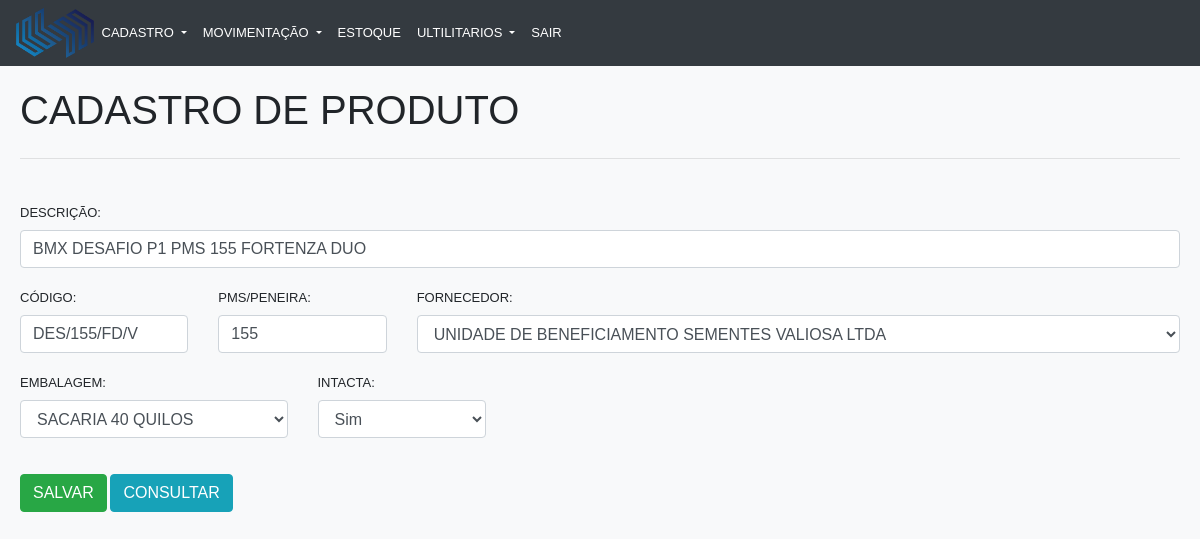
/crud/produto_Salvar.php?id=1 (signed in), run on the app's committed database.
### tables this page shows
CREATE TABLE IF NOT EXISTS `produto` (
  `id` int(10) NOT NULL AUTO_INCREMENT,
  `descricao` varchar(50) NOT NULL,
  `pms` int(4) NOT NULL,
  `codigo` varchar(20) NOT NULL,
  `intacta` tinyint(1) DEFAULT NULL,
  `id_Fornecedor` int(10) NOT NULL,
  `id_Embalagem` int(10) NOT NULL,
  PRIMARY KEY (`id`),
  KEY `fk_Fornecedor` (`id_Fornecedor`),
  KEY `fk_Embalagem` (`id_Embalagem`),
  CONSTRAINT `fk_Embalagem` FOREIGN KEY (`id_Embalagem`) REFERENCES `embalagem` (`id`) ON UPDATE CASCADE,
  CONSTRAINT `fk_Fornecedor` FOREIGN KEY (`id_Fornecedor`) REFERENCES `fornecedor` (`id`) ON UPDATE CASCADE
);

CREATE TABLE IF NOT EXISTS `fornecedor` (
  `id` int(10) NOT NULL AUTO_INCREMENT,
  `nome` varchar(50) NOT NULL,
  `apelido` varchar(50) NOT NULL,
  `contato` varchar(50) DEFAULT NULL,
  `email` varchar(100) DEFAULT NULL,
  `telefone` varchar(15) DEFAULT NULL,
  PRIMARY KEY (`id`)
);

CREATE TABLE IF NOT EXISTS `embalagem` (
  `id` int(10) NOT NULL AUTO_INCREMENT,
  `descricao` varchar(50) NOT NULL,
  `apelido` varchar(50) NOT NULL,
  PRIMARY KEY (`id`)
);

### crud/classes/cadastroProduto.class.php (called while the page is built, shortened)
<?php
class CadastroProduto
{
    private $pdo;
    public function __construct($pdo)
    {
        $this->pdo = $pdo;
    }
    public function consultaEditar($cod = null)
    {
        $sql = "SELECT * FROM produto WHERE id = :cod";
        $stmt = $this->pdo->prepare($sql);
        $stmt->bindParam(":cod", $cod, PDO::PARAM_INT);
        $stmt->execute();
        if ($stmt->rowCount() > 0) {
            return $stmt->fetch();
        } else {
            return array();
        }
    }
}

### crud/classes/cadastroFornecedor.class.php (called while the page is built, shortened)
<?php
class CadastroFornecedores
{
    private $pdo;
    public function __construct($pdo)
    {
        $this->pdo =  $pdo;
    }
    public function consultar($iden = '')
    {
        if ($iden == null) {
            $sql = "SELECT * FROM fornecedor ";
            $stmt = $this->pdo->prepare($sql);
            $stmt->execute();
            if ($stmt->rowCount() > 0) {
                return $stmt->fetchAll();
            } else {
                return array();
            }
        }
    }
}

### crud/classes/cadastroEmbalagem.class.php (called while the page is built, shortened)
<?php
class CadastroEmbalagem
{
    private $pdo;
    public function __construct($pdo)
    {
        $this->pdo = $pdo;
    }
    public function consultarEmbalagem($iden = '')
    {
        if ($iden == null) {
            $sql = "SELECT * FROM embalagem ";
            $stmt = $this->pdo->prepare($sql);
            $stmt->execute();
            if ($stmt->rowCount() > 0) {
                return $stmt->fetchAll();
            } else {
                return array();
            }
        }
    }
}

### crud/produto_Salvar.php (the view, shortened to what this page needs)
<?php
require('conn.php');
require_once 'classes/cadastroFornecedor.class.php';
require_once 'classes/cadastroEmbalagem.class.php';
require('classes/cadastroProduto.class.php');
$fornecedor = new CadastroFornecedores($pdo);
$embalagem = new CadastroEmbalagem($pdo);
$listaFornecedor = $fornecedor->consultar();
$listaEmbalagem = $embalagem->consultarEmbalagem();
$produto = new CadastroProduto($pdo);
if (!empty($_GET['id'])) {
    $cod = addslashes($_GET['id']);
    $listaProduto = $produto->consultaEditar($cod);
} else {
    $listaProduto = null;
}
?>
<!DOCTYPE html>
<html lang="pt-br">
<head>
    <link rel="stylesheet" href="https://stackpath.bootstrapcdn.com/bootstrap/4.3.1/css/bootstrap.min.css">
    <link rel="stylesheet" href="css/geral.css">
</head>
<body class="bg-light">
    <div class="">
        <header>
            <?php include_once "menu.php" ?>
        </header>
        <section class="corpo">
            <h1 id="content" class="bd-title">Cadastro de Produto</h1>
            <hr class="my-4">
            <form action="" method="post">
                <div class="form-group">
                    <input type="hidden" name="id" value="<?php if (!empty($listaProduto['id'])) {
                                                                echo $listaProduto['id'];
                                                            } ?>" /><br>
                    <label for="descricao">Descrição:</label>
                    <input type="text" name="descricaoSoja" id="descricaoSoja" class="form-control" maxlength="100" value="<?php if (!empty($listaProduto['descricao'])) {
                                                                                                                                echo $listaProduto['descricao'];
                                                                                                                            } ?>" /><br>
                    <div class="row">
                        <div class="col-sm-2">
                            <label for="codigo">Código:</label>
                            <input type="text" name="codigo" id="codigo" class="form-control" maxlength="500" value="<?php if (!empty($listaProduto['codigo'])) {
                                                                                                                            echo $listaProduto['codigo'];
                                                                                                                        } ?>" required /><br>
                        </div>
                        <div class="col-sm-2">
                            <label for="pms">PMS/PEneira:</label>
                            <input type="text" name="pms" id="pms" class="form-control" maxlength="4" value="<?php if (!empty($listaProduto['pms'])) {
                                                                                                                    echo $listaProduto['pms'];
                                                                                                                } ?>" required /><br>
                        </div>
                        <div class="col">
                            <label for="Fornecedor">Fornecedor:</label>
                            <select name="fornecedor" id="fornecedor" class="form-control">
                                <?php if (!empty($listaProduto['id_Fornecedor'] != '')) { ?>
                                    <?php foreach ($listaFornecedor as $chave => $valor) { ?>
                                        <option value="<?= $valor["id"]; ?>" <?php if ($valor["id"] == $listaProduto["id_Fornecedor"]) echo "selected"; ?>><?= $valor["nome"] ?></option>
                                    <?php } ?>
                                <?php } else {
                                    foreach ($listaFornecedor as $iten) {
                                        echo '<option value="' . $iten["id"] . '">' . ($iten["nome"]) . '</option>';
                                    }
                                } ?>
                            </select>
                        </div>
                    </div>
                    <div class="row">
                        <div class="col-sm-3">
                            <label for="embalagem">Embalagem:</label>
                            <select name="embalagem" id="embalagem" class="form-control">
                            <?php if (!empty($listaProduto['id_Embalagem'] != '')) { ?>
                                    <?php foreach ($listaEmbalagem as $chave => $valor) { ?>
                                        <option value="<?= $valor["id"]; ?>" <?php if ($valor["id"] == $listaProduto["id_Embalagem"]) echo "selected"; ?>><?= $valor["descricao"] ?></option>
                                    <?php } ?>
                                <?php } else {
                                    foreach ($listaEmbalagem as $valor) {
                                        echo '<option value="' . $valor["id"] . '">' . ($valor["descricao"]) . '</option>';
                                    }
                                } ?>
                            </select>
                        </div>
                        <div class="col-sm-2">
                            <label for="intacta">Intacta:</label>
                            <select name="intacta" id="intacta" class="form-control">
                            <option value="0" <?php if (!empty($listaProduto["intacta"])) {
                                                                if ($listaProduto['intacta'] == 0) echo "selected";
                                                            } ?>>Sim</option>
                            </select><br>
                        </div>
                    </div>
                </div>
                <input type="submit" value="SALVAR" class="btn btn-success">
                <input type="button" value="CONSULTAR" class="btn btn-info" onclick="window.location='produto_Consultar.php';">
            </form>
        </section>
    </div>
</body>
</html>

### crud/css/geral.css (style rules this page uses)
body { margin: 0; padding: 0; text-transform: uppercase; font-family: Arial, Helvetica, sans-serif; font-size:small; }
header { vertical-align: center; margin: 0; padding: 0; }
.corpo { padding: 20px; }

### data on the page
produto: descricaoSoja "BMX DESAFIO P1 PMS 155 FORTENZA DUO", codigo "DES/155/FD/V", pms "155", fornecedor "UNIDADE DE BENEFICIAMENTO SEMENTES VALIOSA LTDA", embalagem "SACARIA 40 QUILOS"
